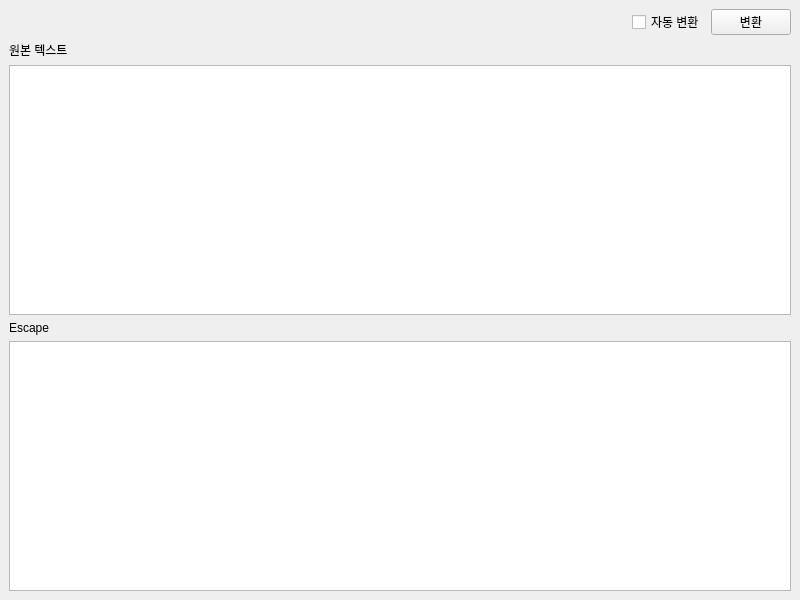
<?xml version="1.0" encoding="UTF-8"?>
<ui version="4.0">
 <class>MainWindow</class>
 <widget class="QMainWindow" name="MainWindow">
  <property name="geometry">
   <rect>
    <x>0</x>
    <y>0</y>
    <width>800</width>
    <height>600</height>
   </rect>
  </property>
  <property name="windowTitle">
   <string>MainWindow</string>
  </property>
  <widget class="QWidget" name="centralwidget">
   <layout class="QGridLayout" name="gridLayout">
    <item row="0" column="0">
     <spacer name="horizontalSpacer">
      <property name="orientation">
       <enum>Qt::Horizontal</enum>
      </property>
      <property name="sizeHint" stdset="0">
       <size>
        <width>616</width>
        <height>20</height>
       </size>
      </property>
     </spacer>
    </item>
    <item row="0" column="1">
     <widget class="QCheckBox" name="checkBox">
      <property name="text">
       <string>자동 변환</string>
      </property>
     </widget>
    </item>
    <item row="0" column="2">
     <widget class="QPushButton" name="pushButton">
      <property name="text">
       <string>변환</string>
      </property>
     </widget>
    </item>
    <item row="1" column="0" colspan="3">
     <widget class="QLabel" name="label">
      <property name="text">
       <string>원본 텍스트</string>
      </property>
     </widget>
    </item>
    <item row="2" column="0" colspan="3">
     <widget class="QPlainTextEdit" name="plainTextEdit"/>
    </item>
    <item row="3" column="0" colspan="3">
     <widget class="QLabel" name="label_2">
      <property name="text">
       <string>Escape</string>
      </property>
     </widget>
    </item>
    <item row="4" column="0" colspan="3">
     <widget class="QPlainTextEdit" name="plainTextEdit_2"/>
    </item>
   </layout>
  </widget>
 </widget>
 <resources/>
 <connections/>
</ui>
